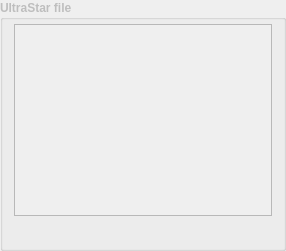
       <widget class="QGroupBox" name="groupBox_OutputLyrics">
        <property name="enabled">
         <bool>false</bool>
        </property>
        <property name="sizePolicy">
         <sizepolicy hsizetype="Expanding" vsizetype="Expanding">
          <horstretch>100</horstretch>
          <verstretch>100</verstretch>
         </sizepolicy>
        </property>
        <property name="minimumSize">
         <size>
          <width>0</width>
          <height>0</height>
         </size>
        </property>
        <property name="sizeIncrement">
         <size>
          <width>0</width>
          <height>0</height>
         </size>
        </property>
        <property name="font">
         <font>
          <weight>75</weight>
          <bold>true</bold>
         </font>
        </property>
        <property name="title">
         <string>UltraStar file</string>
        </property>
        <layout class="QGridLayout" name="gridLayout_11">
         <property name="topMargin">
          <number>4</number>
         </property>
         <property name="bottomMargin">
          <number>4</number>
         </property>
         <item row="0" column="0">
          <layout class="QGridLayout" name="gridLayout_3" columnstretch="0,0,0,0,0,0">
           <item row="0" column="0" colspan="6">
            <widget class="QPlainTextEdit" name="plainTextEdit_OutputLyrics">
             <property name="sizePolicy">
              <sizepolicy hsizetype="Expanding" vsizetype="Expanding">
               <horstretch>50</horstretch>
               <verstretch>50</verstretch>
              </sizepolicy>
             </property>
             <property name="sizeIncrement">
              <size>
               <width>0</width>
               <height>0</height>
              </size>
             </property>
             <property name="font">
              <font>
               <weight>50</weight>
               <bold>false</bold>
              </font>
             </property>
             <property name="statusTip">
              <string>See resulting UltraStar text file here.</string>
             </property>
             <property name="whatsThis">
              <string>See resulting UltraStar text file here.</string>
             </property>
             <property name="tabChangesFocus">
              <bool>true</bool>
             </property>
             <property name="lineWrapMode">
              <enum>QPlainTextEdit::NoWrap</enum>
             </property>
             <property name="readOnly">
              <bool>true</bool>
             </property>
             <property name="centerOnScroll">
              <bool>true</bool>
             </property>
            </widget>
           </item>
           <item row="1" column="0">
            <widget class="QPushButton" name="pushButton_SaveToFile">
             <property name="enabled">
              <bool>false</bool>
             </property>
             <property name="sizePolicy">
              <sizepolicy hsizetype="Fixed" vsizetype="Fixed">
               <horstretch>0</horstretch>
               <verstretch>0</verstretch>
              </sizepolicy>
             </property>
             <property name="toolTip">
              <string/>
             </property>
             <property name="statusTip">
              <string>Save UltraStar lyrics to a file.</string>
             </property>
             <property name="text">
              <string/>
             </property>
             <property name="icon">
              <iconset resource="resources/usc.qrc">
               <normaloff>:/control/save.png</normaloff>:/control/save.png</iconset>
             </property>
             <property name="shortcut">
              <string>Ctrl+S</string>
             </property>
             <property name="flat">
              <bool>true</bool>
             </property>
            </widget>
           </item>
           <item row="1" column="3">
            <spacer name="horizontalSpacer_2">
             <property name="orientation">
              <enum>Qt::Horizontal</enum>
             </property>
             <property name="sizeHint" stdset="0">
              <size>
               <width>28</width>
               <height>20</height>
              </size>
             </property>
            </spacer>
           </item>
           <item row="1" column="4">
            <widget class="QPushButton" name="pushButton_OutputLyricsIncreaseFontSize">
             <property name="sizePolicy">
              <sizepolicy hsizetype="Fixed" vsizetype="Fixed">
               <horstretch>0</horstretch>
               <verstretch>0</verstretch>
              </sizepolicy>
             </property>
             <property name="toolTip">
              <string/>
             </property>
             <property name="statusTip">
              <string>Increase font size.</string>
             </property>
             <property name="text">
              <string/>
             </property>
             <property name="icon">
              <iconset resource="resources/usc.qrc">
               <normaloff>:/marks/edit-size-up.png</normaloff>:/marks/edit-size-up.png</iconset>
             </property>
             <property name="flat">
              <bool>true</bool>
             </property>
            </widget>
           </item>
           <item row="1" column="5">
            <widget class="QPushButton" name="pushButton_OutputLyricsDecreaseFontSize">
             <property name="sizePolicy">
              <sizepolicy hsizetype="Fixed" vsizetype="Fixed">
               <horstretch>0</horstretch>
               <verstretch>0</verstretch>
              </sizepolicy>
             </property>
             <property name="toolTip">
              <string/>
             </property>
             <property name="statusTip">
              <string>Decrease font size.</string>
             </property>
             <property name="text">
              <string/>
             </property>
             <property name="icon">
              <iconset resource="resources/usc.qrc">
               <normaloff>:/marks/edit-size-down.png</normaloff>:/marks/edit-size-down.png</iconset>
             </property>
             <property name="flat">
              <bool>true</bool>
             </property>
            </widget>
           </item>
           <item row="1" column="1">
            <widget class="QPushButton" name="pushButton_startUltraStar">
             <property name="enabled">
              <bool>false</bool>
             </property>
             <property name="sizePolicy">
              <sizepolicy hsizetype="Fixed" vsizetype="Fixed">
               <horstretch>0</horstretch>
               <verstretch>0</verstretch>
              </sizepolicy>
             </property>
             <property name="toolTip">
              <string/>
             </property>
             <property name="statusTip">
              <string>Launch UltraStar with current song folder for finetuning.</string>
             </property>
             <property name="text">
              <string/>
             </property>
             <property name="icon">
              <iconset resource="resources/usc.qrc">
               <normaloff>:/marks/usdx.png</normaloff>:/marks/usdx.png</iconset>
             </property>
             <property name="flat">
              <bool>true</bool>
             </property>
            </widget>
           </item>
           <item row="1" column="2">
            <widget class="QPushButton" name="pushButton_startYass">
             <property name="enabled">
              <bool>false</bool>
             </property>
             <property name="sizePolicy">
              <sizepolicy hsizetype="Fixed" vsizetype="Fixed">
               <horstretch>0</horstretch>
               <verstretch>0</verstretch>
              </sizepolicy>
             </property>
             <property name="toolTip">
              <string/>
             </property>
             <property name="statusTip">
              <string>Launch YASS with current song folder for finetuning.</string>
             </property>
             <property name="text">
              <string/>
             </property>
             <property name="icon">
              <iconset resource="resources/usc.qrc">
               <normaloff>:/yass.png</normaloff>:/yass.png</iconset>
             </property>
             <property name="flat">
              <bool>true</bool>
             </property>
            </widget>
           </item>
          </layout>
         </item>
        </layout>
       </widget>
